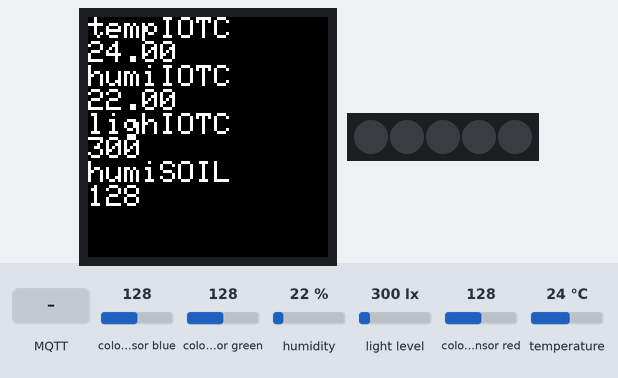
Recording of a sketch running on a simulated Arduino MKR. Shown: 240×240 colour display, 5 RGB LEDs in strip order, left to right. The test bench sets the inputs (shaded band); at power-on: humidity 55 %, colour sensor blue 128, colour sensor green 128, light level 300 lx, colour sensor red 128, temperature 24 °C. WiFi joins after 1.5 s; servers stay silent unless stated; no MQTT or app messages arrive unless stated; what the sketch prints to the serial monitor is not drawn.

16.0 s: humidity set to 22 %
Above: at 22.7 s.
23.5 s: MQTT message "ON" arrives on the first subscribed topic
25.0 s: MQTT message "OFF" arrives on the first subscribed topic
26.5 s: MQTT message "test" arrives on the first subscribed topic
Timing chart, 0 to 29.0 s (numbered marks = the images above; inputs shaded):
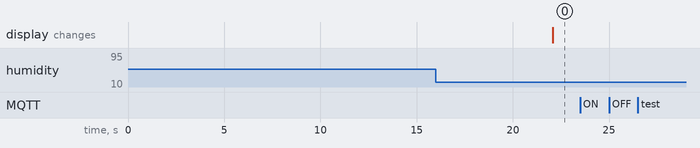

Measured:
- after the input at 16.0 s, the display: changes after 6.1 s (image 0)
- after the input at 23.5 s, every drawn part: stays the same
- after the input at 25.0 s, every drawn part: stays the same
- after the input at 26.5 s, every drawn part: stays the same

The sketch:

main.ino
```cpp
/**
 * HEIG-VD IOT Project
 * Auteurs:
 * Anthony Coke
 * Guilain Mbayo
 * Mehdi Salhi
 */

#include <SPI.h>
#include <WiFiNINA.h>
#include <Arduino_MKRIoTCarrier.h>
#include <ArduinoJson.h>
#include <ArduinoMqttClient.h>
#include "secret.h"

#define fanON   255
#define fanOFF  0
#define fanPIN  A3
#define moistPin A6

MKRIoTCarrier carrier;

char ssid[] = SECRET_SSID;       // your network SSID (name)
char pass[] = SECRET_PASS;       // your network password
int status = WL_IDLE_STATUS;     // the WiFi radio's status

WiFiClient wifiClient;
MqttClient mqttClient(wifiClient);
IPAddress commander(192,168,9,194); //your central server address

// adresse and port of the MQTT broker: ADAPTE TO YOUR SITUATION
const char broker[] = "192.168.9.194";
int        port     = 1883;

String location = "serre_1";
String topicSub  = "commander/devices/";
String topicPub  = "arduino";
String confTopic = "";
String deviceUID = "";

// Sensors
#define tempIOTC
#define humiIOTC
#define lighIOTC
#define humiSOIL
// ADD YOUR SENSORS HERE

int r, g, b, light;

//set initial interval for sending messages (milliseconds)
long interval = 20000;
unsigned long previousMillis = 0;
int count = 0;

DynamicJsonDocument config(1024);

void setup() {

  //Initialize serial and wait for port to open:
  Serial.begin(9600);
  while (!Serial) {
    ; // wait for serial port to connect. Needed for native USB port only
  }

  if (!carrier.begin()) {
    Serial.println("Failed to initialize!");
    while (1);
  }

  delay(1000);
  carrier.display.setTextSize(3);

  carrier.display.setRotation(0);
  delay(1500);

  // check for the WiFi module:
  if (WiFi.status() == WL_NO_MODULE) {
    Serial.println("Communication with WiFi module failed!");
    while (true);
  }

  String fv = WiFi.firmwareVersion();
  if (fv < WIFI_FIRMWARE_LATEST_VERSION) {
    Serial.println("Please upgrade the firmware");
  }

  // attempt to connect to WiFi network:
  while (status != WL_CONNECTED) {
    Serial.print("Attempting to connect to WPA SSID: ");
    Serial.println(ssid);
    // Connect to WPA/WPA2 network:
    status = WiFi.begin(ssid, pass);

    // wait 10 seconds for connection:
    delay(10000);
  }

  Serial.println("\nStarting connection to server...");
  byte mac[6];
  WiFi.macAddress(mac);
  for(int i = 0; i < 6; ++i){
    deviceUID += mac[i];
  }
  Serial.println();

  Serial.print("Your device ID is: ");
  Serial.println(deviceUID);
  topicSub += deviceUID + "/#";

  Serial.print("Attempting to connect to the MQTT broker: ");
  Serial.println(broker);

  if (!mqttClient.connect(broker, port)) {
    Serial.print("MQTT connection failed! Error code = ");
    Serial.println(mqttClient.connectError());
    while (1);
  }

  Serial.println("You're connected to the MQTT broker!");

  Serial.println();
  // you're connected now, so print out the data:
  Serial.println("You're connected to the network");
  printWifiStatus();

  // device initial configuration: ADAPTE SENSORS LIST TO YOUR NEEDS
  config["deviceUID"] = deviceUID;
  config["sensors"] = "[\"tempIOTC\", \"humiIOTC\", \"lighIOTC\", \"humiSOIL\", \"movePIR\"]";
  config["measurement interval"] = interval;
  config["deviceLocation"] = "serre_1";
  config["actions"] = "";

  confTopic = "commander/devices/" + deviceUID;
  String conf;
  serializeJson(config, conf);

  // publish the initial configuration
  publishTopics(confTopic, conf);

  // set the message receive callback
  mqttClient.onMessage(listenTopics);

  Serial.print("Subscribing to topic: ");
  Serial.println(topicSub);
  Serial.println();

  // subscribe to a topic
  mqttClient.subscribe(topicSub);
}

void loop() {
  // call poll() regularly to allow the library to send MQTT keep alive which
  // avoids being disconnected by the broker
  mqttClient.poll();

  unsigned long currentMillis = millis();

  if (currentMillis - previousMillis >= interval) {
    // save the last time a message was sent
    previousMillis = currentMillis;
    sendData();
  }
}

// callback function that listen to an MQTT topic
void listenTopics(int messageSize){
  String topic = mqttClient.messageTopic();
  String subTop = "";
  int index_1 = 0;
  int index_2 = 0;
  String content = "";
  // we received a message, print out the topic and contents
  Serial.print("Received a message with topic \n'");
  Serial.print(topic);
  Serial.print("', length ");
  Serial.print(messageSize);
  Serial.println(" bytes:");

  while (mqttClient.available()) {
    content += String((char)mqttClient.read());
  }
  Serial.println(content);

  // Decompose the topic
  do{
    if(index_2 == 0){
      index_1 = topic.indexOf('/', 0);
      index_2 = topic.indexOf('/', index_1 + 1);
      subTop = topic.substring(0, index_1);
    } else {
      index_1 = topic.indexOf('/', index_2);
      index_2 = topic.indexOf('/', index_1 + 1);
      subTop = topic.substring(index_1 + 1, index_2);
    }

    if(subTop == String("update")){
      // read the action and the new interval and set it in the configuration
      deserializeJson(config, content);
      if(config["actions"] == "ON"){
        Serial.println("fan ON");
        fanCtrl(fanON);
      } else if(config["actions"] == "OFF"){
        Serial.println("fan OFF");
        fanCtrl(fanOFF);
      } else {Serial.println("Nothing to see...");} // Add new features here
      interval = config["measurement interval"];

      // send the updated config
      String conf;
      serializeJson(config, conf);
      publishTopics(confTopic, conf);
    } else if (subTop == "test"){
      Serial.println("This is a test");
    }
  }while(index_1 < index_2);


  Serial.println();
  Serial.println();
}

// publish a string on an MQTT topic
void publishTopics(String topic, String value){
  Serial.print("Sending message to topic: ");
  Serial.println(topic);
  Serial.println(value);
  Serial.println();

  // send message, the Print interface can be used to set the message contents
  mqttClient.beginMessage(topic);
  mqttClient.print(value);
  mqttClient.endMessage();
  delay(500);
}

// print the status of the connected wifi
void printWifiStatus() {
  // print the SSID of the network you're attached to:
  Serial.print("SSID: ");
  Serial.println(WiFi.SSID());

  // print your board's IP address:
  IPAddress ip = WiFi.localIP();
  Serial.print("IP Address: ");
  Serial.println(ip);

  // print the received signal strength:
  long rssi = WiFi.RSSI();
  Serial.print("signal strength (RSSI):");
  Serial.print(rssi);
  Serial.println(" dBm");
}


// get data from sensors
// use defines here : #ifdef tempIOTC ...#endif
// so that we get data from sensors according to what was defined at the top

void sendData() {
  // data that will be formatted and sent to the server
  // append sensor data conditionnaly

  #ifdef tempIOTC
    String temp = getTemp();
    publishTopics(topicPub, formatLineProtocol("temperature",temp));
  #endif

  #ifdef humiIOTC
    String humi = getHumi();
    publishTopics(topicPub, formatLineProtocol("humidity", humi));
  #endif

  #ifdef lighIOTC
    getLight();
    publishTopics(topicPub, formatLineProtocol("light", String(light)));
  #endif

  #ifdef humiSOIL
    String humiSoil = getSoilHum();
    publishTopics(topicPub, formatLineProtocol("soil_humidity", humiSoil));
  #endif

  // ADD OTHER SENSOR HERE

  // should be used to display the return of getData() on the MKR screen
  carrier.display.setCursor(0, 0);
  carrier.display.fillScreen(ST77XX_BLACK);
  carrier.display.print("tempIOTC\n" + String(temp) + "\n" + "humiIOTC\n" + humi + "\n" + "lighIOTC\n" + light + "\n" + "humiSOIL\n" + humiSoil + "\n");

}

// get temperature from IOT Carrier
String getTemp() {
  float temp = carrier.Env.readTemperature();
  return  String(temp);
}

// get humidity from IOT Carrier
String getHumi() {
  return String(carrier.Env.readHumidity());
}

// get light from IOT Carrier
void getLight() {
  while (! carrier.Light.colorAvailable()) {
    delay(5);
  }
  carrier.Light.readColor(r, g, b, light);
}

// get humidity from SIL sensor
String getSoilHum() {
  int raw_moisture = analogRead(moistPin);
  return String(map(raw_moisture, 0, 400, 0, 100));
}

// ADD YOUR SENSOR FUNCTIONS HERE

// format a measurement and its value to line protocol format
String formatLineProtocol(String measurement, String value){
  String result = measurement;
  result += ",device=" + deviceUID + ",location=" + location + " value=" + value + "";
  return result;
}

// Activate or deactivate the fan
void fanCtrl(int val) {
  analogWrite(fanPIN, val);
}
```

secret.h
```cpp
/**
 * HEIG-VD IOT Project
 * Auteurs:
 * Anthony Coke
 * Guilain Mbayo
 * Mehdi Salhi
 */

#define SECRET_SSID ""
#define SECRET_PASS ""
```
